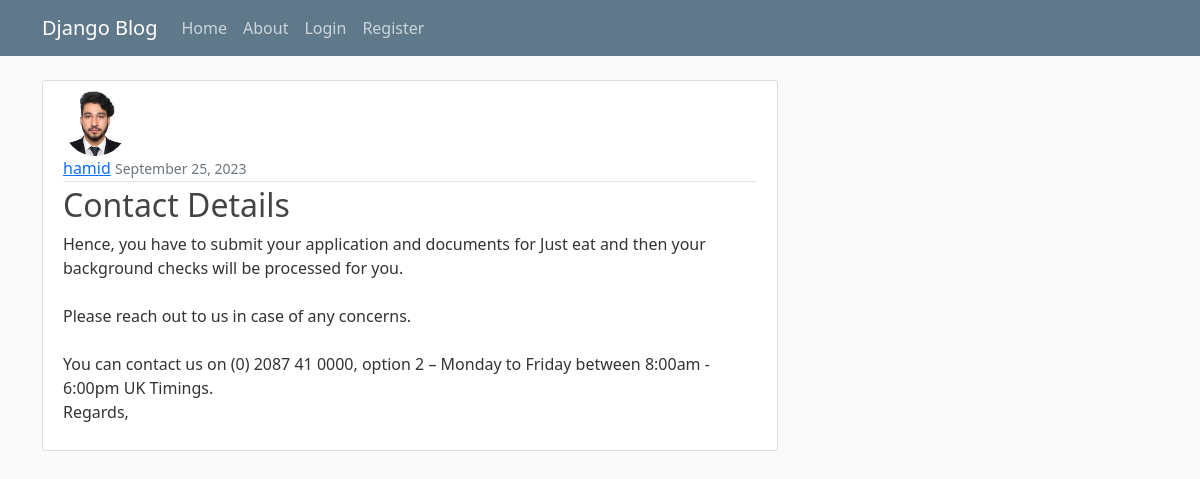
The page /post/10/ on the database its author committed.
### blog/models.py (models this page shows, shortened)
class Post(models.Model):
   title = models.CharField(max_length=20, help_text='Enter title')
   content = models.TextField()
   date_posted = models.DateTimeField(default=timezone.now)
   author = models.ForeignKey(User, on_delete=models.CASCADE)

### users/models.py (models this page shows, shortened)
class Profile(models.Model):
    user = models.OneToOneField(User, on_delete=models.CASCADE)
    image = models.ImageField(default='default.jpeg', upload_to='profile_pics')

### blog/views.py (the view)
# urls.py: path('post/<int:pk>/', PostDetailView.as_view(), name="post-detail"),
class PostDetailView(DetailView):
    model = Post

### blog/templates/blog/post_detail.html (shortened to what this page needs)
{% extends "blog/base.html" %}
{% block content %}
    <article class="media content-section">
        <img class="rounded-circle article-img" src="{{ object.author.profile.image.url }}">
        <div class="media-body">
            <div class="article-metadata">
                <a class="mr-2" href="{% url 'user-posts' object.author.username %}">{{ object.author }}</a>
                <small class="text-muted">{{ object.date_posted|date:"F d, Y" }}</small>
            </div>
            <h2 class="article-title">{{ object.title }}</h2>
            <p class="article-content">{{ object.content }}</p>
        </div>
    </article>
{% endblock content %}

### blog/static/blog/main.css (style rules this page uses)
body { background: #fafafa; color: #333333; margin-top: 5rem; }
h1, h2, h3, h4, h5, h6 { color: #444444; }
.content-section { background: #ffffff; padding: 10px 20px; border: 1px solid #dddddd; border-radius: 3px; margin-bottom: 20px; }
.article-title { color: #444444; }
.article-content { white-space: pre-line; }
.article-img { height: 65px; width: 65px; margin-right: 16px; }
.article-metadata { padding-bottom: 1px; margin-bottom: 4px; border-bottom: 1px solid #e3e3e3 }

### rows shown on the page
Post: author.profile.image (picture), author "hamid", date_posted "September 25, 2023", title "Contact Details", content "Hence, you have to submit your application and documents for Just eat and then your background checks will be processed for you. Please reach out to us in case of any concerns. You can contact us on (0) 2087 41 0000, option 2 – Monday to Friday between 8:00am - 6:00pm UK Timings. Regards,"
